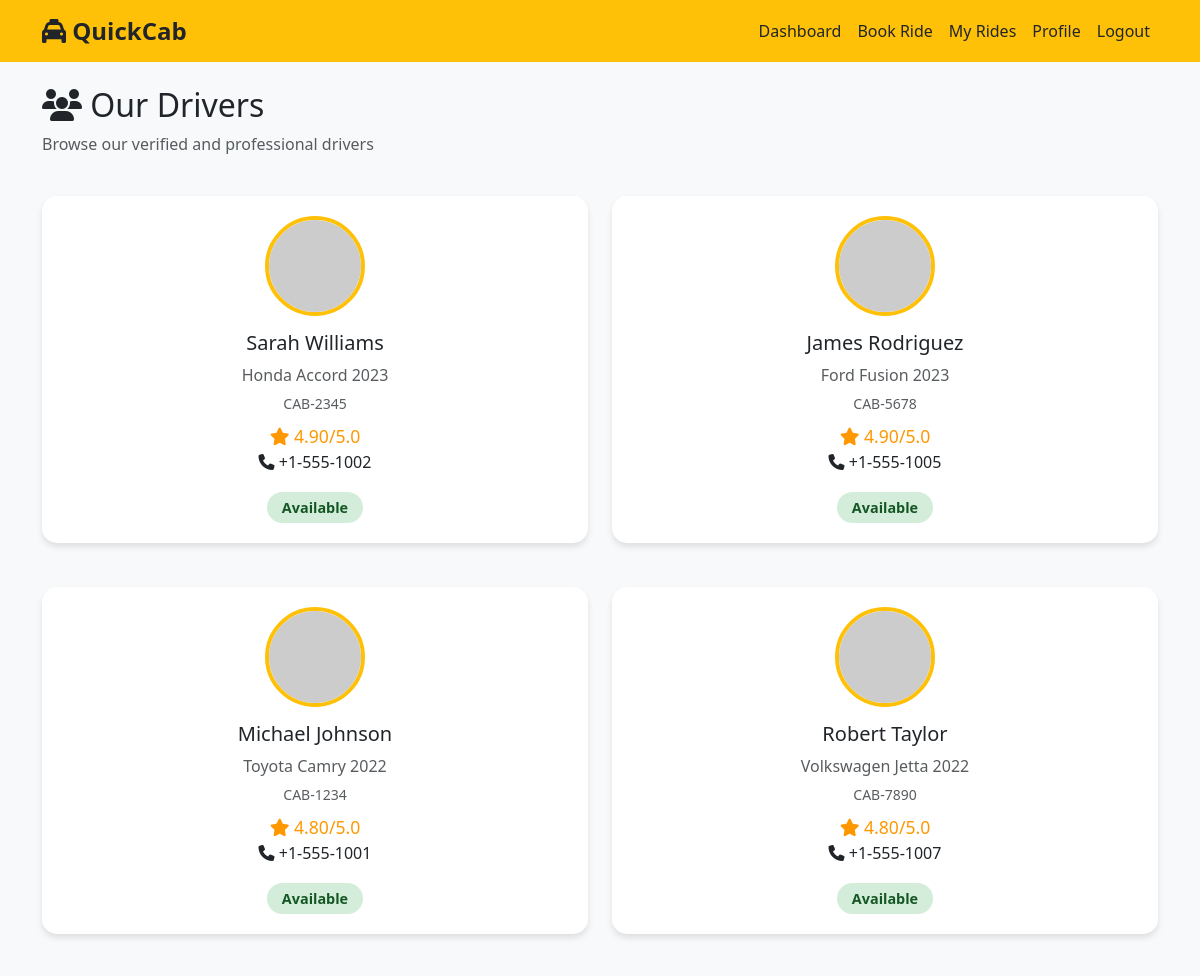
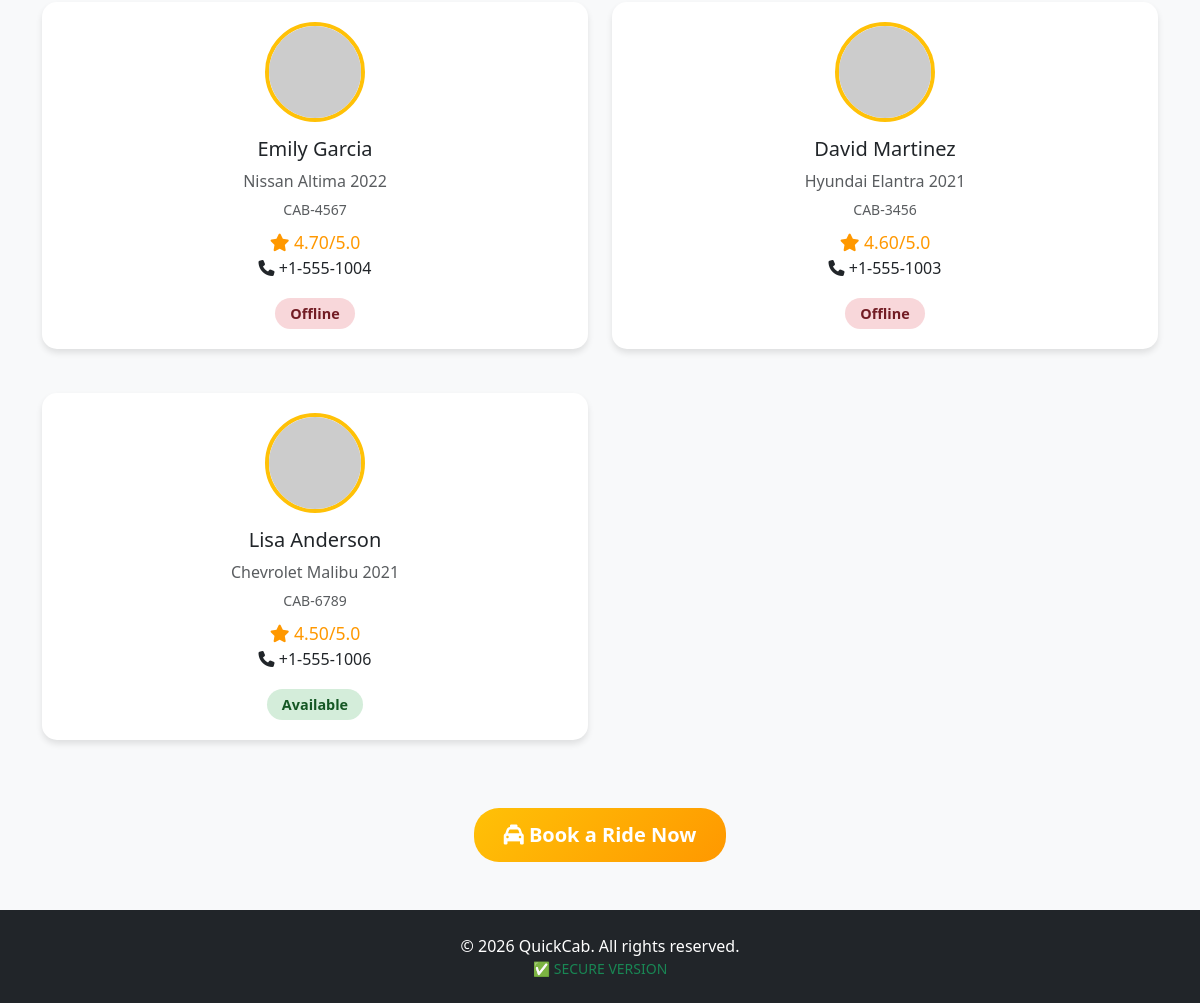
The app's page /cab_secure/drivers.php (signed in) with its own data (2 pictures, top to bottom).
### tables this page shows
CREATE TABLE `drivers` (
  `id` int(11) NOT NULL,
  `name` varchar(100) NOT NULL,
  `phone` varchar(20) NOT NULL,
  `car_model` varchar(100) NOT NULL,
  `car_number` varchar(20) NOT NULL,
  `rating` decimal(3,2) DEFAULT 5.00,
  `status` enum('available','busy','offline') DEFAULT 'available',
  `created_at` timestamp NOT NULL DEFAULT current_timestamp()
);

### cab_secure/includes/config.php (called while the page is built, shortened)
<?php
function escape_output($data) {
    return htmlspecialchars($data, ENT_QUOTES, 'UTF-8');
}
?>

### cab_secure/drivers.php (the view, shortened to what this page needs)
<?php
require_once 'includes/config.php';
try {
    $stmt = $pdo->query("SELECT * FROM drivers ORDER BY rating DESC");
    $drivers = $stmt->fetchAll();
} catch(PDOException $e) {
    $error = "Error loading drivers.";
}
include 'includes/header.php';
?>
<div class="row">
    <div class="col-md-12">
        <h2><i class="fas fa-users"></i> Our Drivers</h2>
        <p class="text-muted">Browse our verified and professional drivers</p>
    </div>
</div>
<div class="row mt-4">
    <?php foreach($drivers as $driver): ?>
        <div class="col-md-6 mb-4">
            <div class="card">
                <div class="card-body driver-card">
                    <img src="https://ui-avatars.com/api/?name=<?php echo urlencode($driver['name']); ?>&size=100&background=ffc107&color=000" alt="Driver">
                    <h5><?php echo escape_output($driver['name']); ?></h5>
                    <p class="text-muted mb-1"><?php echo escape_output($driver['car_model']); ?></p>
                    <p class="text-muted mb-2"><small><?php echo escape_output($driver['car_number']); ?></small></p>
                    <div class="driver-rating">
                        <i class="fas fa-star"></i> <?php echo $driver['rating']; ?>/5.0
                    </div>
                    <p class="mb-2"><i class="fas fa-phone"></i> <?php echo escape_output($driver['phone']); ?></p>
                    <?php if($driver['status'] == 'available'): ?>
                        <span class="driver-status status-available">Available</span>
                    <?php else: ?>
                        <span class="driver-status status-offline">Offline</span>
                    <?php endif; ?>
                </div>
            </div>
        </div>
    <?php endforeach; ?>
</div>
<div class="text-center mt-4">
    <a href="booking.php" class="btn btn-primary btn-lg">
        <i class="fas fa-taxi"></i> Book a Ride Now
    </a>
</div>
<?php include 'includes/footer.php'; ?>

### cab_secure/includes/header.php (shortened to what this page needs)
<!DOCTYPE html>
<html lang="en">
<head>
    <link href="https://cdn.jsdelivr.net/npm/bootstrap@5.3.0/dist/css/bootstrap.min.css" rel="stylesheet">
    <link rel="stylesheet" href="https://cdnjs.cloudflare.com/ajax/libs/font-awesome/6.4.0/css/all.min.css">
    <link rel="stylesheet" href="<?php echo BASE_URL; ?>assets/css/style.css">
</head>
<body>
    <nav class="navbar navbar-expand-lg navbar-dark bg-warning">
        <div class="container">
            <a class="navbar-brand text-dark fw-bold" href="<?php echo BASE_URL; ?>index.php">
                <i class="fas fa-taxi"></i> QuickCab
            </a>
            <div class="collapse navbar-collapse" id="navbarNav">
                <ul class="navbar-nav ms-auto">
                    <?php if(isset($_SESSION['user_id'])): ?>
                        <li class="nav-item">
                            <a class="nav-link text-dark" href="<?php echo BASE_URL; ?>dashboard.php">Dashboard</a>
                        </li>
                        <li class="nav-item">
                            <a class="nav-link text-dark" href="<?php echo BASE_URL; ?>booking.php">Book Ride</a>
                        </li>
                        <li class="nav-item">
                            <a class="nav-link text-dark" href="<?php echo BASE_URL; ?>history.php">My Rides</a>
                        </li>
                        <li class="nav-item">
                            <a class="nav-link text-dark" href="<?php echo BASE_URL; ?>profile.php">Profile</a>
                        </li>
                        <li class="nav-item">
                            <a class="nav-link text-dark" href="<?php echo BASE_URL; ?>logout.php">Logout</a>
                        </li>
                    <?php endif; ?>
                </ul>
            </div>
        </div>
    </nav>
    <div class="container mt-4">

### cab_secure/includes/footer.php (shortened to what this page needs)
    </div>
    <footer class="bg-dark text-white text-center py-4 mt-5">
        <div class="container">
            <p class="mb-0">&copy; 2026 QuickCab. All rights reserved.</p>
            <p class="mb-0 text-success small">✅ SECURE VERSION</p>
        </div>
    </footer>
</body>
</html>

### cab_secure/assets/css/style.css (style rules this page uses)
:root { --primary-color: #ffc107; --secondary-color: #212529; --success-color: #28a745; --danger-color: #dc3545; --warning-color: #ff9800; --info-color: #17a2b8; --light-bg: #f8f9fa; --dark-bg: #343a40; }
body { font-family: 'Segoe UI', Tahoma, Geneva, Verdana, sans-serif; background-color: var(--light-bg); min-height: 100vh; display: flex; flex-direction: column; }
.container { flex: 1; }
.navbar-brand { font-size: 1.5rem; font-weight: 700; }
.navbar-brand i { color: var(--secondary-color); }
.card { border: none; border-radius: 15px; box-shadow: 0 4px 6px rgba(0,0,0,0.1); transition: transform 0.3s ease, box-shadow 0.3s ease; margin-bottom: 20px; }
.driver-card { text-align: center; padding: 20px; }
.driver-card img { width: 100px; height: 100px; border-radius: 50%; object-fit: cover; margin-bottom: 15px; border: 4px solid var(--primary-color); }
.driver-rating { color: var(--warning-color); font-size: 1.1rem; }
.driver-status { display: inline-block; padding: 5px 15px; border-radius: 20px; font-size: 0.9rem; font-weight: 600; margin-top: 10px; }
.status-available { background-color: #d4edda; color: #155724; }
.status-offline { background-color: #f8d7da; color: #721c24; }
.btn-primary { background: linear-gradient(135deg, var(--primary-color) 0%, var(--warning-color) 100%); border: none; padding: 12px 30px; font-weight: 600; border-radius: 25px; transition: all 0.3s ease; }
footer { margin-top: auto; }

### records on screen
drivers: name "Sarah Williams", car_model "Honda Accord 2023", car_number "CAB-2345", rating "4.90", phone "+1-555-1002", status "Available"
drivers: name "James Rodriguez", car_model "Ford Fusion 2023", car_number "CAB-5678", rating "4.90", phone "+1-555-1005", status "Available"
drivers: name "Michael Johnson", car_model "Toyota Camry 2022", car_number "CAB-1234", rating "4.80", phone "+1-555-1001", status "Available"
drivers: name "Robert Taylor", car_model "Volkswagen Jetta 2022", car_number "CAB-7890", rating "4.80", phone "+1-555-1007", status "Available"
drivers: name "Emily Garcia", car_model "Nissan Altima 2022", car_number "CAB-4567", rating "4.70", phone "+1-555-1004", status "Offline"
drivers: name "David Martinez", car_model "Hyundai Elantra 2021", car_number "CAB-3456", rating "4.60", phone "+1-555-1003", status "Offline"
drivers: name "Lisa Anderson", car_model "Chevrolet Malibu 2021", car_number "CAB-6789", rating "4.50", phone "+1-555-1006", status "Available"
